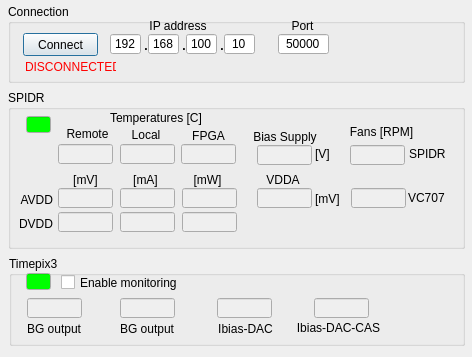
<?xml version="1.0" encoding="UTF-8"?>
<ui version="4.0">
 <class>SpidrMonDialog</class>
 <widget class="QDialog" name="SpidrMonDialog">
  <property name="geometry">
   <rect>
    <x>0</x>
    <y>0</y>
    <width>472</width>
    <height>357</height>
   </rect>
  </property>
  <property name="minimumSize">
   <size>
    <width>472</width>
    <height>357</height>
   </size>
  </property>
  <property name="maximumSize">
   <size>
    <width>472</width>
    <height>357</height>
   </size>
  </property>
  <property name="windowTitle">
   <string>SPIDR-TPX3-MON</string>
  </property>
  <property name="windowIcon">
   <iconset resource="spidrmon.qrc">
    <normaloff>:/icon/spidrmon.ico</normaloff>:/icon/spidrmon.ico</iconset>
  </property>
  <widget class="QGroupBox" name="groupBoxConnection">
   <property name="geometry">
    <rect>
     <x>8</x>
     <y>4</y>
     <width>457</width>
     <height>79</height>
    </rect>
   </property>
   <property name="title">
    <string>Connection</string>
   </property>
   <widget class="QLabel" name="labelPeriod">
    <property name="geometry">
     <rect>
      <x>130</x>
      <y>34</y>
      <width>16</width>
      <height>16</height>
     </rect>
    </property>
    <property name="font">
     <font>
      <weight>75</weight>
      <bold>true</bold>
     </font>
    </property>
    <property name="text">
     <string>.</string>
    </property>
    <property name="alignment">
     <set>Qt::AlignCenter</set>
    </property>
   </widget>
   <widget class="QLineEdit" name="_lineEditAddr0">
    <property name="geometry">
     <rect>
      <x>216</x>
      <y>30</y>
      <width>31</width>
      <height>20</height>
     </rect>
    </property>
    <property name="text">
     <string>10</string>
    </property>
    <property name="alignment">
     <set>Qt::AlignCenter</set>
    </property>
   </widget>
   <widget class="QLineEdit" name="_lineEditAddr2">
    <property name="geometry">
     <rect>
      <x>140</x>
      <y>30</y>
      <width>31</width>
      <height>20</height>
     </rect>
    </property>
    <property name="text">
     <string>168</string>
    </property>
    <property name="alignment">
     <set>Qt::AlignCenter</set>
    </property>
   </widget>
   <widget class="QPushButton" name="_pushButtonConnectOrDisconnect">
    <property name="geometry">
     <rect>
      <x>15</x>
      <y>29</y>
      <width>75</width>
      <height>23</height>
     </rect>
    </property>
    <property name="text">
     <string>Connect</string>
    </property>
   </widget>
   <widget class="QLineEdit" name="_lineEditAddr1">
    <property name="geometry">
     <rect>
      <x>178</x>
      <y>30</y>
      <width>31</width>
      <height>20</height>
     </rect>
    </property>
    <property name="text">
     <string>100</string>
    </property>
    <property name="alignment">
     <set>Qt::AlignCenter</set>
    </property>
   </widget>
   <widget class="QLabel" name="labelPeriod_3">
    <property name="geometry">
     <rect>
      <x>206</x>
      <y>34</y>
      <width>16</width>
      <height>16</height>
     </rect>
    </property>
    <property name="font">
     <font>
      <weight>75</weight>
      <bold>true</bold>
     </font>
    </property>
    <property name="text">
     <string>.</string>
    </property>
    <property name="alignment">
     <set>Qt::AlignCenter</set>
    </property>
   </widget>
   <widget class="QLabel" name="labelIpAddr">
    <property name="geometry">
     <rect>
      <x>129</x>
      <y>14</y>
      <width>82</width>
      <height>16</height>
     </rect>
    </property>
    <property name="text">
     <string>IP address</string>
    </property>
    <property name="alignment">
     <set>Qt::AlignCenter</set>
    </property>
   </widget>
   <widget class="QLabel" name="labelPort">
    <property name="geometry">
     <rect>
      <x>268</x>
      <y>14</y>
      <width>53</width>
      <height>16</height>
     </rect>
    </property>
    <property name="text">
     <string>Port</string>
    </property>
    <property name="alignment">
     <set>Qt::AlignCenter</set>
    </property>
   </widget>
   <widget class="QLabel" name="labelPeriod_2">
    <property name="geometry">
     <rect>
      <x>168</x>
      <y>34</y>
      <width>16</width>
      <height>16</height>
     </rect>
    </property>
    <property name="font">
     <font>
      <weight>75</weight>
      <bold>true</bold>
     </font>
    </property>
    <property name="text">
     <string>.</string>
    </property>
    <property name="alignment">
     <set>Qt::AlignCenter</set>
    </property>
   </widget>
   <widget class="QLineEdit" name="_lineEditAddr3">
    <property name="geometry">
     <rect>
      <x>102</x>
      <y>30</y>
      <width>31</width>
      <height>20</height>
     </rect>
    </property>
    <property name="text">
     <string>192</string>
    </property>
    <property name="alignment">
     <set>Qt::AlignCenter</set>
    </property>
   </widget>
   <widget class="QLineEdit" name="_lineEditPort">
    <property name="geometry">
     <rect>
      <x>270</x>
      <y>30</y>
      <width>51</width>
      <height>20</height>
     </rect>
    </property>
    <property name="text">
     <string>50000</string>
    </property>
    <property name="alignment">
     <set>Qt::AlignCenter</set>
    </property>
   </widget>
   <widget class="QLabel" name="_labelDisconnected">
    <property name="geometry">
     <rect>
      <x>17</x>
      <y>55</y>
      <width>91</width>
      <height>16</height>
     </rect>
    </property>
    <property name="palette">
     <palette>
      <active>
       <colorrole role="WindowText">
        <brush brushstyle="SolidPattern">
         <color alpha="255">
          <red>255</red>
          <green>0</green>
          <blue>0</blue>
         </color>
        </brush>
       </colorrole>
      </active>
      <inactive>
       <colorrole role="WindowText">
        <brush brushstyle="SolidPattern">
         <color alpha="255">
          <red>255</red>
          <green>0</green>
          <blue>0</blue>
         </color>
        </brush>
       </colorrole>
      </inactive>
      <disabled>
       <colorrole role="WindowText">
        <brush brushstyle="SolidPattern">
         <color alpha="255">
          <red>120</red>
          <green>120</green>
          <blue>120</blue>
         </color>
        </brush>
       </colorrole>
      </disabled>
     </palette>
    </property>
    <property name="text">
     <string>DISCONNECTED</string>
    </property>
   </widget>
  </widget>
  <widget class="QGroupBox" name="groupBoxMonitor">
   <property name="geometry">
    <rect>
     <x>8</x>
     <y>90</y>
     <width>457</width>
     <height>159</height>
    </rect>
   </property>
   <property name="title">
    <string>SPIDR</string>
   </property>
   <widget class="QLineEdit" name="_lineEditRemoteTemp">
    <property name="enabled">
     <bool>false</bool>
    </property>
    <property name="geometry">
     <rect>
      <x>50</x>
      <y>54</y>
      <width>55</width>
      <height>20</height>
     </rect>
    </property>
    <property name="alignment">
     <set>Qt::AlignCenter</set>
    </property>
    <property name="readOnly">
     <bool>true</bool>
    </property>
   </widget>
   <widget class="QLineEdit" name="_lineEditLocalTemp">
    <property name="enabled">
     <bool>false</bool>
    </property>
    <property name="geometry">
     <rect>
      <x>112</x>
      <y>54</y>
      <width>55</width>
      <height>20</height>
     </rect>
    </property>
    <property name="alignment">
     <set>Qt::AlignCenter</set>
    </property>
    <property name="readOnly">
     <bool>true</bool>
    </property>
   </widget>
   <widget class="QLineEdit" name="_lineEditAvddMvolt">
    <property name="enabled">
     <bool>false</bool>
    </property>
    <property name="geometry">
     <rect>
      <x>50</x>
      <y>98</y>
      <width>55</width>
      <height>20</height>
     </rect>
    </property>
    <property name="alignment">
     <set>Qt::AlignCenter</set>
    </property>
    <property name="readOnly">
     <bool>true</bool>
    </property>
   </widget>
   <widget class="QLineEdit" name="_lineEditAvddMamp">
    <property name="enabled">
     <bool>false</bool>
    </property>
    <property name="geometry">
     <rect>
      <x>112</x>
      <y>98</y>
      <width>55</width>
      <height>20</height>
     </rect>
    </property>
    <property name="alignment">
     <set>Qt::AlignCenter</set>
    </property>
    <property name="readOnly">
     <bool>true</bool>
    </property>
   </widget>
   <widget class="QLineEdit" name="_lineEditAvddMwatt">
    <property name="enabled">
     <bool>false</bool>
    </property>
    <property name="geometry">
     <rect>
      <x>174</x>
      <y>98</y>
      <width>55</width>
      <height>20</height>
     </rect>
    </property>
    <property name="alignment">
     <set>Qt::AlignCenter</set>
    </property>
    <property name="readOnly">
     <bool>true</bool>
    </property>
   </widget>
   <widget class="QLabel" name="labelAvdd">
    <property name="geometry">
     <rect>
      <x>4</x>
      <y>100</y>
      <width>41</width>
      <height>20</height>
     </rect>
    </property>
    <property name="text">
     <string>AVDD</string>
    </property>
    <property name="alignment">
     <set>Qt::AlignRight|Qt::AlignTrailing|Qt::AlignVCenter</set>
    </property>
   </widget>
   <widget class="QLabel" name="labelRemoteTemp">
    <property name="geometry">
     <rect>
      <x>52</x>
      <y>36</y>
      <width>55</width>
      <height>16</height>
     </rect>
    </property>
    <property name="text">
     <string>Remote</string>
    </property>
    <property name="alignment">
     <set>Qt::AlignCenter</set>
    </property>
   </widget>
   <widget class="QLabel" name="labelLocalTemp">
    <property name="geometry">
     <rect>
      <x>109</x>
      <y>37</y>
      <width>58</width>
      <height>16</height>
     </rect>
    </property>
    <property name="text">
     <string>Local</string>
    </property>
    <property name="alignment">
     <set>Qt::AlignCenter</set>
    </property>
   </widget>
   <widget class="QLabel" name="labelMvolt">
    <property name="geometry">
     <rect>
      <x>56</x>
      <y>82</y>
      <width>43</width>
      <height>16</height>
     </rect>
    </property>
    <property name="text">
     <string>[mV]</string>
    </property>
    <property name="alignment">
     <set>Qt::AlignCenter</set>
    </property>
   </widget>
   <widget class="QLineEdit" name="_lineEditDvddMwatt">
    <property name="enabled">
     <bool>false</bool>
    </property>
    <property name="geometry">
     <rect>
      <x>174</x>
      <y>122</y>
      <width>55</width>
      <height>20</height>
     </rect>
    </property>
    <property name="alignment">
     <set>Qt::AlignCenter</set>
    </property>
    <property name="readOnly">
     <bool>true</bool>
    </property>
   </widget>
   <widget class="QLineEdit" name="_lineEditDvddMvolt">
    <property name="enabled">
     <bool>false</bool>
    </property>
    <property name="geometry">
     <rect>
      <x>50</x>
      <y>122</y>
      <width>55</width>
      <height>20</height>
     </rect>
    </property>
    <property name="alignment">
     <set>Qt::AlignCenter</set>
    </property>
    <property name="readOnly">
     <bool>true</bool>
    </property>
   </widget>
   <widget class="QLineEdit" name="_lineEditDvddMamp">
    <property name="enabled">
     <bool>false</bool>
    </property>
    <property name="geometry">
     <rect>
      <x>112</x>
      <y>122</y>
      <width>55</width>
      <height>20</height>
     </rect>
    </property>
    <property name="alignment">
     <set>Qt::AlignCenter</set>
    </property>
    <property name="readOnly">
     <bool>true</bool>
    </property>
   </widget>
   <widget class="QLabel" name="labelTemperatures">
    <property name="geometry">
     <rect>
      <x>89</x>
      <y>20</y>
      <width>118</width>
      <height>16</height>
     </rect>
    </property>
    <property name="text">
     <string>Temperatures [C]</string>
    </property>
    <property name="alignment">
     <set>Qt::AlignCenter</set>
    </property>
   </widget>
   <widget class="QLabel" name="labelMvolt_2">
    <property name="geometry">
     <rect>
      <x>116</x>
      <y>82</y>
      <width>43</width>
      <height>16</height>
     </rect>
    </property>
    <property name="text">
     <string>[mA]</string>
    </property>
    <property name="alignment">
     <set>Qt::AlignCenter</set>
    </property>
   </widget>
   <widget class="QLabel" name="labelMvolt_3">
    <property name="geometry">
     <rect>
      <x>178</x>
      <y>82</y>
      <width>43</width>
      <height>16</height>
     </rect>
    </property>
    <property name="text">
     <string>[mW]</string>
    </property>
    <property name="alignment">
     <set>Qt::AlignCenter</set>
    </property>
   </widget>
   <widget class="QLabel" name="labelDvdd">
    <property name="geometry">
     <rect>
      <x>5</x>
      <y>124</y>
      <width>40</width>
      <height>20</height>
     </rect>
    </property>
    <property name="text">
     <string>DVDD</string>
    </property>
    <property name="alignment">
     <set>Qt::AlignRight|Qt::AlignTrailing|Qt::AlignVCenter</set>
    </property>
   </widget>
   <widget class="QLineEdit" name="_leUpdateSpidrLed">
    <property name="geometry">
     <rect>
      <x>18</x>
      <y>26</y>
      <width>25</width>
      <height>17</height>
     </rect>
    </property>
    <property name="palette">
     <palette>
      <active>
       <colorrole role="Base">
        <brush brushstyle="SolidPattern">
         <color alpha="255">
          <red>0</red>
          <green>255</green>
          <blue>0</blue>
         </color>
        </brush>
       </colorrole>
      </active>
      <inactive>
       <colorrole role="Base">
        <brush brushstyle="SolidPattern">
         <color alpha="255">
          <red>0</red>
          <green>255</green>
          <blue>0</blue>
         </color>
        </brush>
       </colorrole>
      </inactive>
      <disabled>
       <colorrole role="Base">
        <brush brushstyle="SolidPattern">
         <color alpha="255">
          <red>236</red>
          <green>233</green>
          <blue>216</blue>
         </color>
        </brush>
       </colorrole>
      </disabled>
     </palette>
    </property>
    <property name="cursor">
     <cursorShape>ArrowCursor</cursorShape>
    </property>
    <property name="readOnly">
     <bool>true</bool>
    </property>
   </widget>
   <widget class="QLabel" name="labelBias">
    <property name="geometry">
     <rect>
      <x>241</x>
      <y>37</y>
      <width>72</width>
      <height>20</height>
     </rect>
    </property>
    <property name="text">
     <string>Bias Supply</string>
    </property>
    <property name="alignment">
     <set>Qt::AlignCenter</set>
    </property>
   </widget>
   <widget class="QLineEdit" name="_lineEditBias">
    <property name="enabled">
     <bool>false</bool>
    </property>
    <property name="geometry">
     <rect>
      <x>249</x>
      <y>55</y>
      <width>55</width>
      <height>20</height>
     </rect>
    </property>
    <property name="alignment">
     <set>Qt::AlignCenter</set>
    </property>
    <property name="readOnly">
     <bool>true</bool>
    </property>
   </widget>
   <widget class="QLineEdit" name="_lineEditVdda">
    <property name="enabled">
     <bool>false</bool>
    </property>
    <property name="geometry">
     <rect>
      <x>249</x>
      <y>98</y>
      <width>55</width>
      <height>20</height>
     </rect>
    </property>
    <property name="alignment">
     <set>Qt::AlignCenter</set>
    </property>
    <property name="readOnly">
     <bool>true</bool>
    </property>
   </widget>
   <widget class="QLabel" name="labelVdda">
    <property name="geometry">
     <rect>
      <x>239</x>
      <y>80</y>
      <width>72</width>
      <height>20</height>
     </rect>
    </property>
    <property name="text">
     <string>VDDA</string>
    </property>
    <property name="alignment">
     <set>Qt::AlignCenter</set>
    </property>
   </widget>
   <widget class="QLabel" name="labelMvolt_4">
    <property name="geometry">
     <rect>
      <x>307</x>
      <y>101</y>
      <width>36</width>
      <height>16</height>
     </rect>
    </property>
    <property name="text">
     <string>[mV]</string>
    </property>
    <property name="alignment">
     <set>Qt::AlignLeading|Qt::AlignLeft|Qt::AlignVCenter</set>
    </property>
   </widget>
   <widget class="QLabel" name="labelMvolt_5">
    <property name="geometry">
     <rect>
      <x>307</x>
      <y>56</y>
      <width>30</width>
      <height>16</height>
     </rect>
    </property>
    <property name="text">
     <string>[V]</string>
    </property>
    <property name="alignment">
     <set>Qt::AlignLeading|Qt::AlignLeft|Qt::AlignVCenter</set>
    </property>
   </widget>
   <widget class="QLineEdit" name="_lineEditFpgaTemp">
    <property name="enabled">
     <bool>false</bool>
    </property>
    <property name="geometry">
     <rect>
      <x>173</x>
      <y>54</y>
      <width>55</width>
      <height>20</height>
     </rect>
    </property>
    <property name="alignment">
     <set>Qt::AlignCenter</set>
    </property>
    <property name="readOnly">
     <bool>true</bool>
    </property>
   </widget>
   <widget class="QLabel" name="labelFpga">
    <property name="geometry">
     <rect>
      <x>173</x>
      <y>38</y>
      <width>55</width>
      <height>16</height>
     </rect>
    </property>
    <property name="text">
     <string>FPGA</string>
    </property>
    <property name="alignment">
     <set>Qt::AlignCenter</set>
    </property>
   </widget>
   <widget class="QLabel" name="labelFans">
    <property name="geometry">
     <rect>
      <x>335</x>
      <y>32</y>
      <width>77</width>
      <height>20</height>
     </rect>
    </property>
    <property name="text">
     <string>Fans [RPM]</string>
    </property>
    <property name="alignment">
     <set>Qt::AlignCenter</set>
    </property>
   </widget>
   <widget class="QLineEdit" name="_lineEditFanSpidr">
    <property name="enabled">
     <bool>false</bool>
    </property>
    <property name="geometry">
     <rect>
      <x>342</x>
      <y>55</y>
      <width>55</width>
      <height>20</height>
     </rect>
    </property>
    <property name="alignment">
     <set>Qt::AlignCenter</set>
    </property>
    <property name="readOnly">
     <bool>true</bool>
    </property>
   </widget>
   <widget class="QLabel" name="labelSpidr">
    <property name="geometry">
     <rect>
      <x>401</x>
      <y>56</y>
      <width>45</width>
      <height>16</height>
     </rect>
    </property>
    <property name="text">
     <string>SPIDR</string>
    </property>
    <property name="alignment">
     <set>Qt::AlignLeading|Qt::AlignLeft|Qt::AlignVCenter</set>
    </property>
   </widget>
   <widget class="QLineEdit" name="_lineEditFanVc707">
    <property name="enabled">
     <bool>false</bool>
    </property>
    <property name="geometry">
     <rect>
      <x>343</x>
      <y>98</y>
      <width>55</width>
      <height>20</height>
     </rect>
    </property>
    <property name="alignment">
     <set>Qt::AlignCenter</set>
    </property>
    <property name="readOnly">
     <bool>true</bool>
    </property>
   </widget>
   <widget class="QLabel" name="labelVc707">
    <property name="geometry">
     <rect>
      <x>400</x>
      <y>100</y>
      <width>45</width>
      <height>16</height>
     </rect>
    </property>
    <property name="text">
     <string>VC707</string>
    </property>
    <property name="alignment">
     <set>Qt::AlignLeading|Qt::AlignLeft|Qt::AlignVCenter</set>
    </property>
   </widget>
  </widget>
  <widget class="QGroupBox" name="groupBox">
   <property name="geometry">
    <rect>
     <x>9</x>
     <y>256</y>
     <width>456</width>
     <height>90</height>
    </rect>
   </property>
   <property name="title">
    <string>Timepix3</string>
   </property>
   <widget class="QLineEdit" name="_lineEditDac1">
    <property name="enabled">
     <bool>false</bool>
    </property>
    <property name="geometry">
     <rect>
      <x>18</x>
      <y>42</y>
      <width>55</width>
      <height>20</height>
     </rect>
    </property>
    <property name="alignment">
     <set>Qt::AlignCenter</set>
    </property>
    <property name="readOnly">
     <bool>true</bool>
    </property>
   </widget>
   <widget class="QLineEdit" name="_lineEditDac2">
    <property name="enabled">
     <bool>false</bool>
    </property>
    <property name="geometry">
     <rect>
      <x>111</x>
      <y>42</y>
      <width>55</width>
      <height>20</height>
     </rect>
    </property>
    <property name="alignment">
     <set>Qt::AlignCenter</set>
    </property>
    <property name="readOnly">
     <bool>true</bool>
    </property>
   </widget>
   <widget class="QLineEdit" name="_lineEditDac3">
    <property name="enabled">
     <bool>false</bool>
    </property>
    <property name="geometry">
     <rect>
      <x>208</x>
      <y>42</y>
      <width>55</width>
      <height>20</height>
     </rect>
    </property>
    <property name="alignment">
     <set>Qt::AlignCenter</set>
    </property>
    <property name="readOnly">
     <bool>true</bool>
    </property>
   </widget>
   <widget class="QLineEdit" name="_lineEditDac4">
    <property name="enabled">
     <bool>false</bool>
    </property>
    <property name="geometry">
     <rect>
      <x>305</x>
      <y>42</y>
      <width>55</width>
      <height>20</height>
     </rect>
    </property>
    <property name="alignment">
     <set>Qt::AlignCenter</set>
    </property>
    <property name="readOnly">
     <bool>true</bool>
    </property>
   </widget>
   <widget class="QLineEdit" name="_leUpdateTpxLed">
    <property name="geometry">
     <rect>
      <x>17</x>
      <y>17</y>
      <width>25</width>
      <height>17</height>
     </rect>
    </property>
    <property name="palette">
     <palette>
      <active>
       <colorrole role="Base">
        <brush brushstyle="SolidPattern">
         <color alpha="255">
          <red>0</red>
          <green>255</green>
          <blue>0</blue>
         </color>
        </brush>
       </colorrole>
      </active>
      <inactive>
       <colorrole role="Base">
        <brush brushstyle="SolidPattern">
         <color alpha="255">
          <red>0</red>
          <green>255</green>
          <blue>0</blue>
         </color>
        </brush>
       </colorrole>
      </inactive>
      <disabled>
       <colorrole role="Base">
        <brush brushstyle="SolidPattern">
         <color alpha="255">
          <red>236</red>
          <green>233</green>
          <blue>216</blue>
         </color>
        </brush>
       </colorrole>
      </disabled>
     </palette>
    </property>
    <property name="cursor">
     <cursorShape>ArrowCursor</cursorShape>
    </property>
    <property name="readOnly">
     <bool>true</bool>
    </property>
   </widget>
   <widget class="QCheckBox" name="_cbMonitorTpx">
    <property name="geometry">
     <rect>
      <x>52</x>
      <y>18</y>
      <width>135</width>
      <height>17</height>
     </rect>
    </property>
    <property name="text">
     <string>Enable monitoring</string>
    </property>
   </widget>
   <widget class="QLabel" name="labelBgOut">
    <property name="geometry">
     <rect>
      <x>4</x>
      <y>63</y>
      <width>82</width>
      <height>20</height>
     </rect>
    </property>
    <property name="text">
     <string>BG output</string>
    </property>
    <property name="alignment">
     <set>Qt::AlignCenter</set>
    </property>
   </widget>
   <widget class="QLabel" name="labelBgTemp">
    <property name="geometry">
     <rect>
      <x>97</x>
      <y>63</y>
      <width>82</width>
      <height>20</height>
     </rect>
    </property>
    <property name="text">
     <string>BG output</string>
    </property>
    <property name="alignment">
     <set>Qt::AlignCenter</set>
    </property>
   </widget>
   <widget class="QLabel" name="labelIbiasDac">
    <property name="geometry">
     <rect>
      <x>198</x>
      <y>63</y>
      <width>77</width>
      <height>20</height>
     </rect>
    </property>
    <property name="text">
     <string>Ibias-DAC</string>
    </property>
    <property name="alignment">
     <set>Qt::AlignCenter</set>
    </property>
   </widget>
   <widget class="QLabel" name="labelIbiasDacCas">
    <property name="geometry">
     <rect>
      <x>280</x>
      <y>62</y>
      <width>99</width>
      <height>20</height>
     </rect>
    </property>
    <property name="text">
     <string>Ibias-DAC-CAS</string>
    </property>
    <property name="alignment">
     <set>Qt::AlignCenter</set>
    </property>
   </widget>
  </widget>
 </widget>
 <resources>
  <include location="spidrmon.qrc"/>
 </resources>
 <connections/>
</ui>
